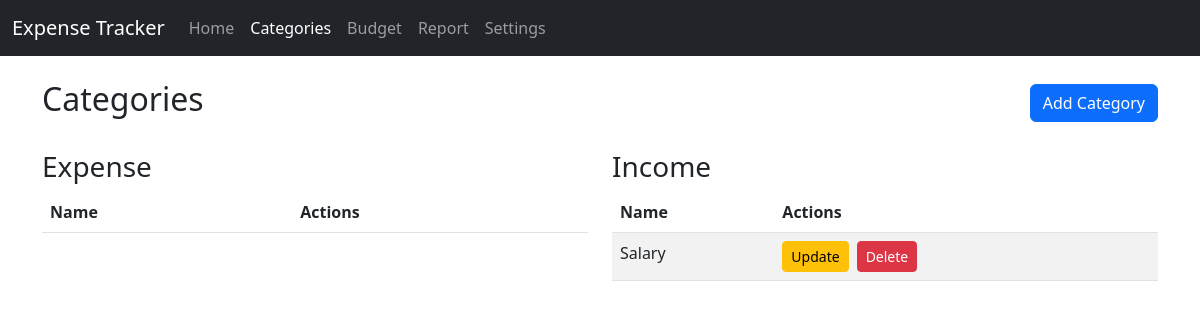
Page /categories on the earlier database version.
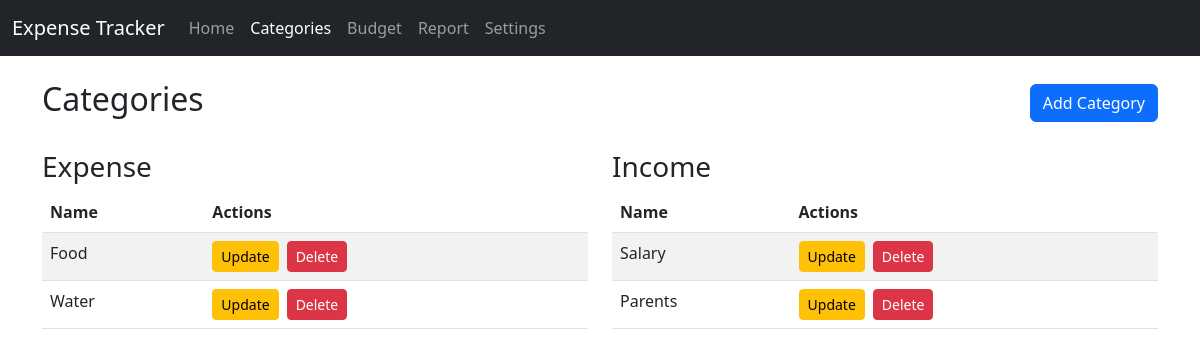
Same page on the later database version.
### src/models.py (models this page shows, shortened)
class Category(db.Model):
    id: Mapped[int] = mapped_column(primary_key=True)
    name: Mapped[str] = mapped_column(String(30), unique=True, nullable=False)
    category_type: Mapped[str] = mapped_column(String(10), nullable=False)  # 'income' or 'expense'
    transactions: Mapped[list['Transaction']] = relationship(back_populates='category', lazy=True)
    budget: Mapped['Budget'] = relationship(back_populates='category')

### src/routes/categories.py (the view)
@categories_bp.route('/categories', methods=['GET'])
def categories():
    expense_categories = get_categories_by_type('expense')
    income_categories = get_categories_by_type('income')
    return render_template('categories.html',
                           expense_categories=expense_categories,
                           income_categories=income_categories)

### src/utils.py (called while the page is built)
def get_categories_by_type(category_type: str) -> List[Category]:
    return [el[0] for el in db.session.execute(db.select(Category)
                                               .filter_by(category_type=category_type))]

### src/templates/categories.html (shortened to what this page needs)
{% extends 'base.html' %}
{% import 'macros.html' as macros %}
{% block content %}
<div class="d-flex justify-content-between align-items-center mb-4">
    <h2>Categories</h2>
    <button class="btn btn-primary" data-bs-toggle="modal" data-bs-target="#add_category_modal">Add Category</button>
</div>
<div class="row">
    <div class="col-md-6">
        <h3>Expense</h3>
        <table class="table table-striped">
            <thead>
                <tr>
                    <th>Name</th>
                    <th>Actions</th>
                </tr>
            </thead>
            <tbody>
                {% for category in expense_categories %}
                <tr>
                    <td>{{ category.name }}</td>
                    <td>
                        {{ macros.category_actions(category) }}
                    </td>
                </tr>
                {% endfor %}
            </tbody>
        </table>
    </div>
    <div class="col-md-6">
        <h3>Income</h3>
        <table class="table table-striped">
            <thead>
                <tr>
                    <th>Name</th>
                    <th>Actions</th>
                </tr>
            </thead>
            <tbody>
                {% for category in income_categories %}
                <tr>
                    <td>{{ category.name }}</td>
                    <td>
                        {{ macros.category_actions(category) }}
                    </td>
                </tr>
                {% endfor %}
            </tbody>
        </table>
    </div>
</div>
{% endblock %}

### src/templates/macros.html (shortened to what this page needs)
{% macro category_actions(category) %}
<div class="d-inline-flex gap-2">
    <form action="/categories-update" method="POST">
        <button
            class="btn btn-warning btn-sm"
            data-bs-toggle="modal"
            data-bs-target="#update_category_modal_{{ category.id }}"
            type="button">
            Update
        </button>
    </form>
    <form action="/categories-delete" method="POST">
        <button
            class="btn btn-danger btn-sm"
            data-bs-toggle="modal"
            data-bs-target="#delete_category_modal_{{ category.id }}"
            type="button">
            Delete
        </button>
    </form>
</div>
{% endmacro %}

Differences in the rows shown:
added Category: name "Food", shown under "Expense"
added Category: name "Water", shown under "Expense"
added Category: name "Parents", shown under "Income"
